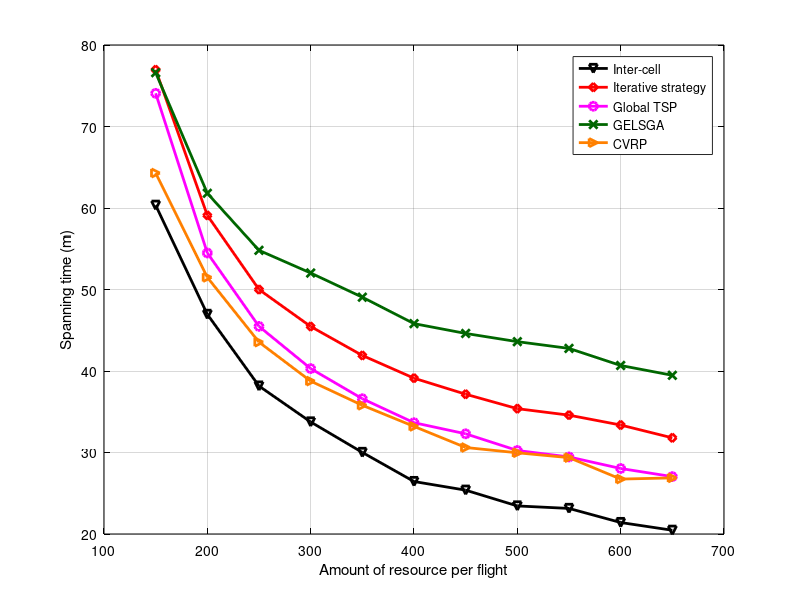

Write MATLAB code to recreate this figure. (Note: this script raises an error after producing the figure.)
x = [150 200 250 300 350 400 450 500 550 600 650];
y1 = [74.0722	54.4814	45.4731	40.298	36.5986	33.6579	32.2935	30.2481	29.454	28.0379	27.0421]; % global tsp
% y2 = [76.9592	59.0954	49.9981	45.4609	41.9076	39.1179	37.151	35.3785	34.5819	33.3716	31.799]; % local tsp
y3 = [76.9592	59.0954	49.9981	45.4609	41.9076	39.1179	37.151	35.3785	34.5819	33.3716	31.799]; % iterative
y4 = [60.3379	46.951	38.1556	33.7505	30.0106	26.4386	25.3787	23.4437	23.1385	21.4085	20.4602]; % inter-cell
y5 = [76.6022	61.8094	54.8049	52.0253	49.0548	45.813	44.6076	43.6008	42.7721	40.6771	39.4735];% GELSGA
y6 = [64.2909	51.4898	43.5418	38.7574	35.7926	33.2015	30.6139	29.9652	29.3702	26.7398	26.8817];% CVRP
close all;
figure1 = figure;
% Create axes
axes1 = axes('Parent',figure1);
plot(x,y4,'-kv', 'LineWidth',2);
hold on;
grid on;
% plot(x,y2,'-bs', 'LineWidth',2);
plot(x,y3,'-rd', 'LineWidth',2);
plot(x,y1,'-mo', 'LineWidth',2);
plot(x,y5,'-x','Color',[0 0.4 0], 'LineWidth',2);
plot(x,y6,'->','Color',[1 0.5 0], 'LineWidth',2);
xlabel('Amount of resource per flight');
ylabel('Spanning time (m)');
legend('Inter-cell','Iterative strategy','Global TSP','GELSGA', 'CVRP');
set(axes1,'XColor',[0 0 0],'YColor',[0 0 0]);
ytickformat('%,4.4g');
xtickformat('%,4.4g');
xticks([150 200 250 300 350 400 450 500 550 600 650]);
xlim([150 650]);
hold off;